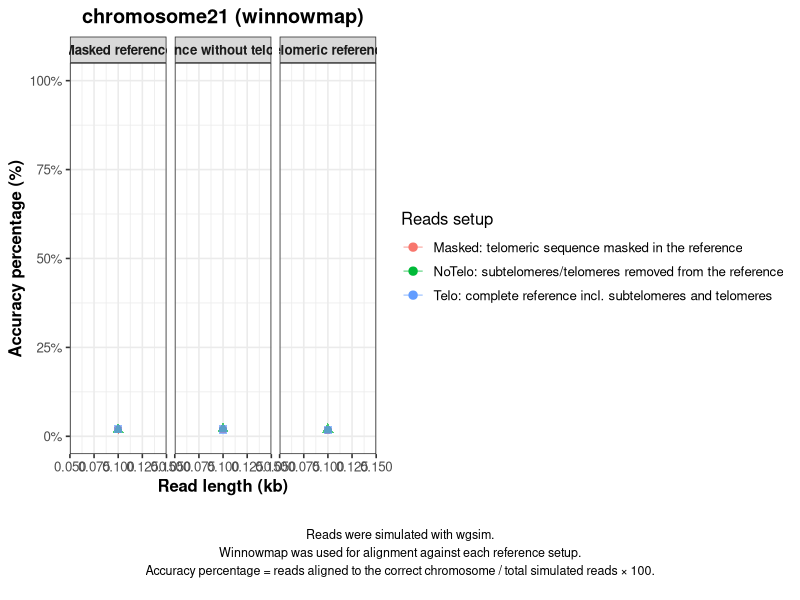

Write the R code that produced this figure.
library(tidyverse)
library(grid)

# Create one multi-page PDF for minimap2 and one multi-page PDF for winnowmap.
# Each page shows one chromosome, with read length on the x-axis
# and mapping accuracy percentage on the y-axis.
# The plots compare different reference setups and read simulation setups.

# Check if input exits, load it and check if expected columns are present.
if (!file.exists("combined_results.csv")) {
  stop("ERROR: combined_results.csv not found!")
}

dat <- read.csv("combined_results.csv")

if (nrow(dat) == 0) stop("ERROR: CSV is empty!")

required_cols <- c("tool", "chrom", "REF", "chromType", "Length", "Percent")
missing_cols <- setdiff(required_cols, colnames(dat))

if (length(missing_cols) > 0) {
  stop(paste("Missing columns:", paste(missing_cols, collapse = ", ")))
}

cat("CSV OK | Rows:", nrow(dat), "\n")

# Prepare data for plotting:
# convert read length to kb, set factor order.
mydat <- dat %>%
  mutate(
    Length_kb = Length / 1000,
    REF = factor(REF, levels = c("Masked", "NoTelo", "Telo")),
    chromType = factor(chromType, levels = c("Masked", "NoTelo", "Telo")),
    chrom = factor(chrom),
    tool = factor(tool)
  )

# Label, colour and shape setup for references and read simulations
ref_labels <- c(
  Masked = "Masked reference",
  NoTelo = "Reference without telomeres",
  Telo   = "Telomeric reference"
)

chromtype_cols <- c(
  Masked = "#F8766D",
  NoTelo = "#00BA38",
  Telo   = "#619CFF"
)

chromtype_shapes <- c(
  Masked = 16,
  NoTelo = 17,
  Telo   = 15
)

chromtype_alpha <- c(
  Masked = 1.0,
  NoTelo = 0.7,
  Telo   = 0.7
)

chromtype_labels <- c(
  Masked = "Masked: telomeric sequence masked in the reference",
  NoTelo = "NoTelo: subtelomeres/telomeres removed from the reference",
  Telo   = "Telo: complete reference incl. subtelomeres and telomeres"
)

# Main theme used in the final plots.
base_theme <- theme_bw(base_size = 12) +
  theme(
    plot.title = element_text(face = "bold", hjust = 0.5),
    axis.title = element_text(face = "bold"),
    strip.background = element_rect(fill = "grey85"),
    strip.text = element_text(face = "bold"),
    legend.position = "right"
  )

# Convert chromosome names into numeric order:
# chr1-22 first, then chrX, then chrY, unknown names last.
chr_order_key <- function(ch) {
  ch <- as.character(ch)
  ch <- sub("^chr", "", ch)
  ch <- sub("_.*$", "", ch)

  if (grepl("^[0-9]+$", ch)) return(as.integer(ch))
  if (toupper(ch) == "X") return(23L)
  if (toupper(ch) == "Y") return(24L)
  return(999L)
}

# Create a cleaner chromosome name for plot titles.
pretty_chr_name <- function(ch) {
  ch <- as.character(ch)
  ch <- sub("^chr", "", ch)
  ch <- sub("_.*$", "", ch)
  paste0("chromosome", ch)
}

# Function for creating one PDF per tool
# It only takes data from specified tool
# Creates one page per chromosome.
make_tool_pdf <- function(tool_name) {

  cat("Processing tool:", tool_name, "\n")

  tool_data <- mydat %>% filter(tool == tool_name)

  if (nrow(tool_data) == 0) {
    cat("No data for tool:", tool_name, "\n")
    return(NULL)
  }

  chrom_levels <- unique(tool_data$chrom)
  chrom_levels <- chrom_levels[order(vapply(chrom_levels, chr_order_key, integer(1)))]

  out_pdf <- paste0("All_chromosomes_", tool_name, ".pdf")
  pdf(out_pdf, width = 13, height = 7)

  for (chr in chrom_levels) {

    df_chr <- tool_data %>% filter(chrom == chr)

    if (nrow(df_chr) == 0) {
      cat("Skipping empty:", chr, "\n")
      next
    }

    if (tool_name == "minimap2") {
      tool_label <- "Minimap2"
    } else if (tool_name == "winnowmap") {
      tool_label <- "Winnowmap"
    } else {
      tool_label <- tool_name
    }

    total_reads <- max(df_chr$N, na.rm = TRUE)
    if (!is.finite(total_reads)) {
      total_reads <- 10000
    }

    default_desc <- paste0(
      "Reads were simulated with wgsim.\n",
      tool_label, " was used for alignment against each reference setup.\n",
      "Accuracy percentage = reads aligned to the correct chromosome / total simulated reads × 100."
    )

    p <- ggplot(df_chr, aes(x = Length_kb, y = Percent)) +
      geom_line(aes(color = chromType, group = chromType), alpha = 0.5) +
      geom_point(aes(color = chromType, shape = chromType, alpha = chromType), size = 2.5) +
      scale_alpha_manual(values = chromtype_alpha, guide = "none") +
      facet_wrap(~ REF, ncol = 3, labeller = labeller(REF = ref_labels)) +
      scale_y_continuous(
        limits = c(0, 100),
        breaks = seq(0, 100, by = 25),
        labels = function(x) paste0(x, "%")
      ) +
      scale_color_manual(
        name = "Reads setup",
        values = chromtype_cols,
        labels = chromtype_labels
      ) +
      scale_shape_manual(values = chromtype_shapes, guide = "none") +
      labs(
        title = paste0(pretty_chr_name(chr), " (", tool_name, ")"),
        x = "Read length (kb)",
        y = "Accuracy percentage (%)"
      ) +
      base_theme

    grid.newpage()

    pushViewport(
      viewport(
        layout = grid.layout(
          nrow = 2,
          heights = unit(c(0.84, 0.16), "npc")
        )
      )
    )

    print(p, vp = viewport(layout.pos.row = 1))

    grid.text(
      default_desc,
      vp = viewport(layout.pos.row = 2),
      x = 0.5, y = 0.5,
      just = c("center", "center"),
      gp = gpar(fontsize = 9)
    )
  }

  dev.off()
  cat("Saved:", out_pdf, "\n")
}

# Create pdf for each tool
make_tool_pdf("minimap2")
make_tool_pdf("winnowmap")
